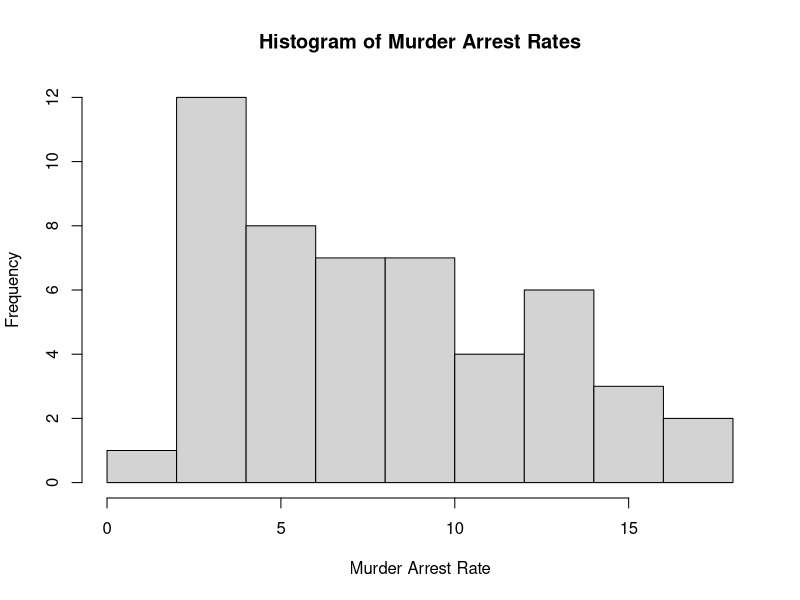
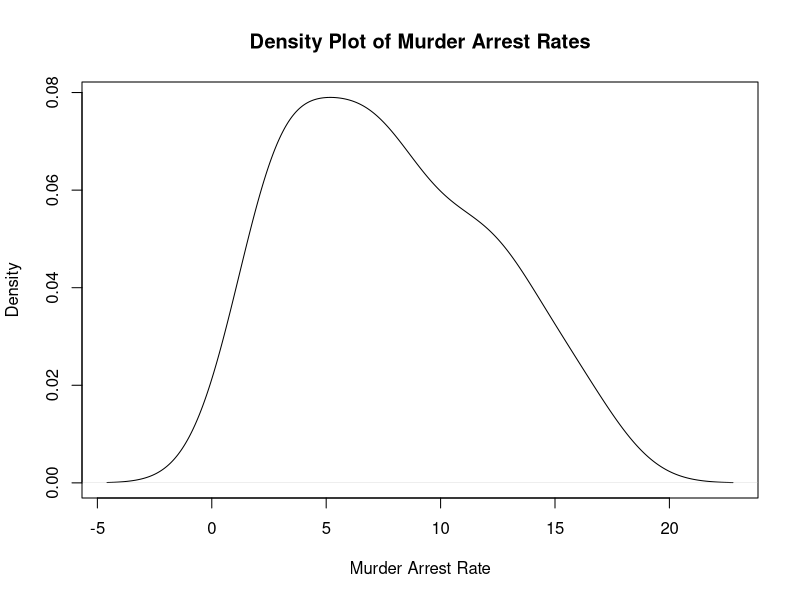
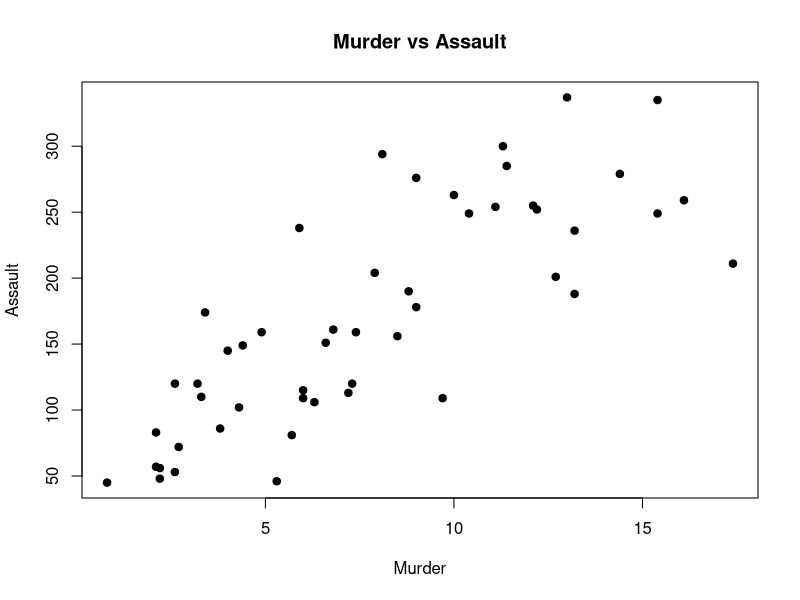
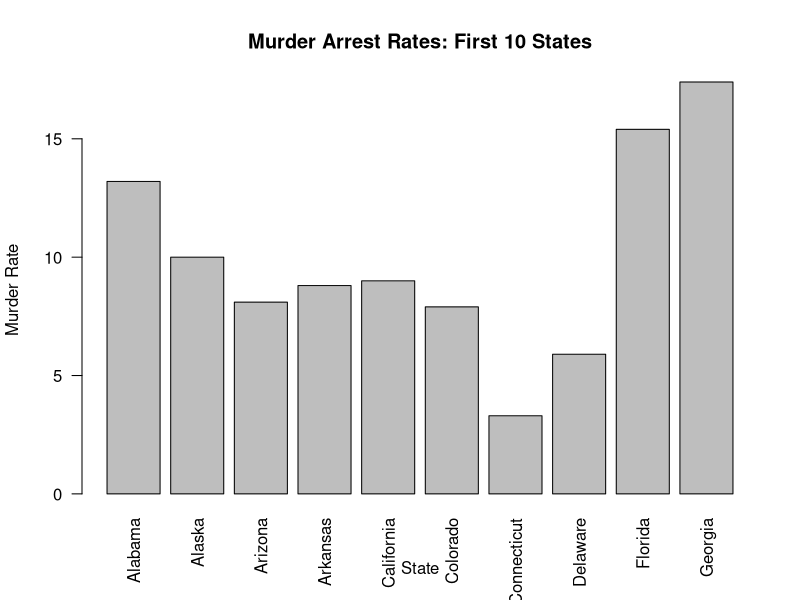

These figures' R source, in order:
# Load dataset
data("USArrests")

print("Summary Statistics:")
print(summary(USArrests))

# State with the largest Rape value
max_rape_state <- rownames(USArrests)[which.max(USArrests$Rape)]

cat("State with Largest Rape Value:", max_rape_state, "\n")

# Maximum and minimum Murder rates
cat("Maximum Murder Rate:", max(USArrests$Murder), "\n")
cat("Minimum Murder Rate:", min(USArrests$Murder), "\n")

cat(
  "State with Maximum Murder Rate:",
  rownames(USArrests)[which.max(USArrests$Murder)],
  "\n"
)

cat(
  "State with Minimum Murder Rate:",
  rownames(USArrests)[which.min(USArrests$Murder)],
  "\n"
)

# Correlation matrix
print("Correlation Matrix:")
print(cor(USArrests))

# States above median Assault
median_assault <- median(USArrests$Assault)

above_median <- USArrests[
  USArrests$Assault > median_assault,
]

print("States Above Median Assault:")
print(above_median)

# States in the bottom 25% for Murder
q25 <- quantile(USArrests$Murder, 0.25)

bottom_murder <- USArrests[
  USArrests$Murder <= q25,
]

print("States in Bottom 25% for Murder:")
print(bottom_murder)

# Histogram
hist(
  USArrests$Murder,
  main = "Histogram of Murder Arrest Rates",
  xlab = "Murder Arrest Rate"
)

# Density plot
plot(
  density(USArrests$Murder),
  main = "Density Plot of Murder Arrest Rates",
  xlab = "Murder Arrest Rate"
)

# Scatterplot
plot(
  USArrests$Murder,
  USArrests$Assault,
  main = "Murder vs Assault",
  xlab = "Murder",
  ylab = "Assault",
  pch = 19
)

# Bar graph of the first 10 states
barplot(
  USArrests$Murder[1:10],
  names.arg = rownames(USArrests)[1:10],
  main = "Murder Arrest Rates: First 10 States",
  xlab = "State",
  ylab = "Murder Rate",
  las = 2
)
